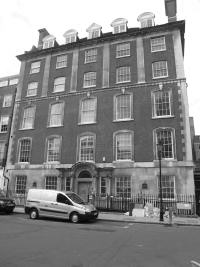
#> input picture asst03_gatsby_image.bmp, 200 x 267 px
$ jupyter execute --allow-errors fourier_transforms.ipynb   (shell and % lines are left out)
#> lines starting #> are read from the running program, lines starting #| are printed output that depends on the picture
# FUN WITH FOURIER

[cell 1]
# notebook for playing with fourier transforms

# import
import numpy as np
import matplotlib.pyplot as plt
import math
import copy
import os
from scipy import misc
import imageio
from scipy import signal
from scipy.fft import fft, fftfreq, ifft2, fft2
np.random.seed(420)
plt.rcParams['image.cmap'] = 'gray'
plt.rcParams['figure.figsize'] = (10.0, 10.0)
plt.rcParams['font.size'] = 22

# 1D Fourier Transforms

[cell 2]
# plot the DFT for a sum of sine waves


# Number of sample points
N = 600
# sample spacing
T = 1.0 / 800.0

# time points
x = np.linspace(0.0, N*T, N, endpoint=False)

# signal at each time point
y = np.sin(50.0 * 2.0*np.pi*x) + 0.5*np.sin(80.0 * 2.0*np.pi*x)

# fourier transform
yf = fft(y)
xf = fftfreq(N, T)[:N//2]

plt.plot(xf, 2.0/N * np.abs(yf[0:N//2]))
plt.grid()
plt.show()
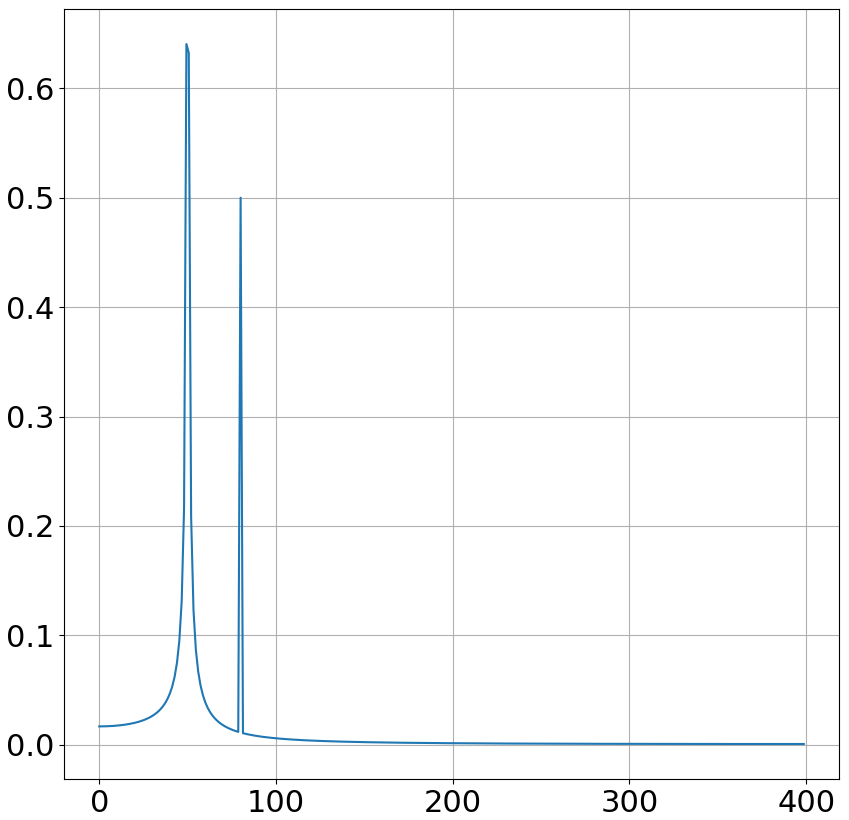
#> figure drawn by matplotlib, 1 panel; curve peaks at x = 49.33, y = 0.641

[cell 3]
# Now show how you can reduce spectral splatter with a better window than a square
# go to https://docs.scipy.org/doc/scipy/reference/signal.windows.html for other windows

from scipy.signal.windows import blackman
# use a window
wind = blackman(N)

# plot the window shape
plt.plot(np.arange(N),wind)
plt.show()
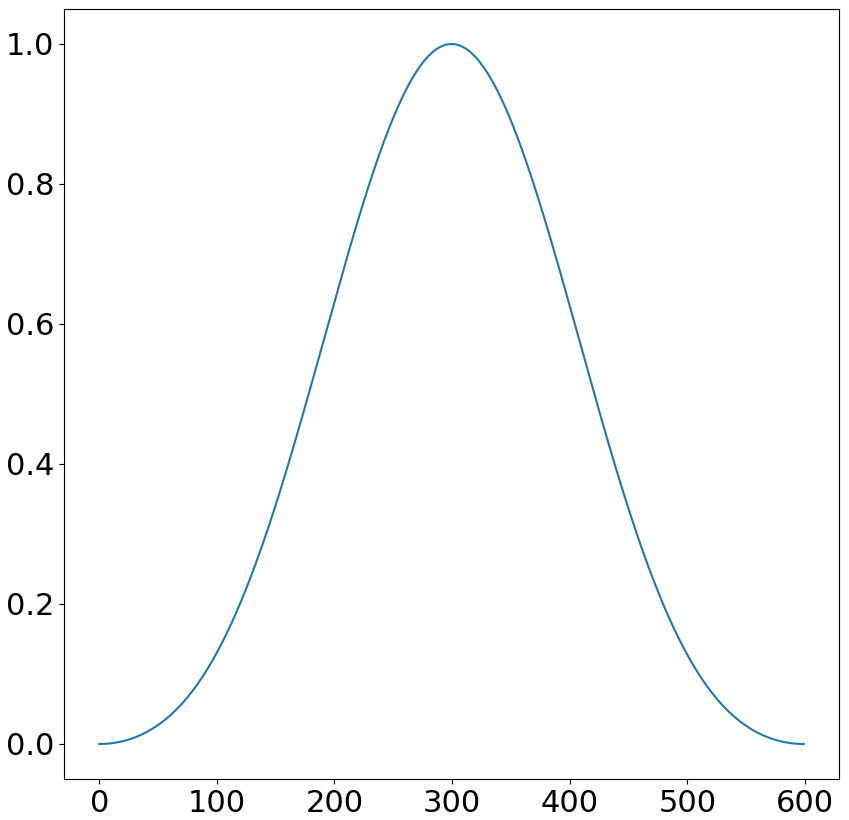
#> figure drawn by matplotlib, 1 panel; curve peaks at x = 299, y = 1

[cell 4]
# plot the signal from above with and without the window
# IN LOG SPACE ON Y AXIS

# ywf is with window fft
ywf = fft(y*wind)
xf = fftfreq(N, T)[:N//2]

# plot
plt.semilogy(xf[1:N//2], 2.0/N * np.abs(yf[1:N//2]), '-b')
plt.semilogy(xf[1:N//2], 2.0/N * np.abs(ywf[1:N//2]), '-r')
plt.legend(['FFT', 'FFT w. window'])
plt.grid()
plt.show()
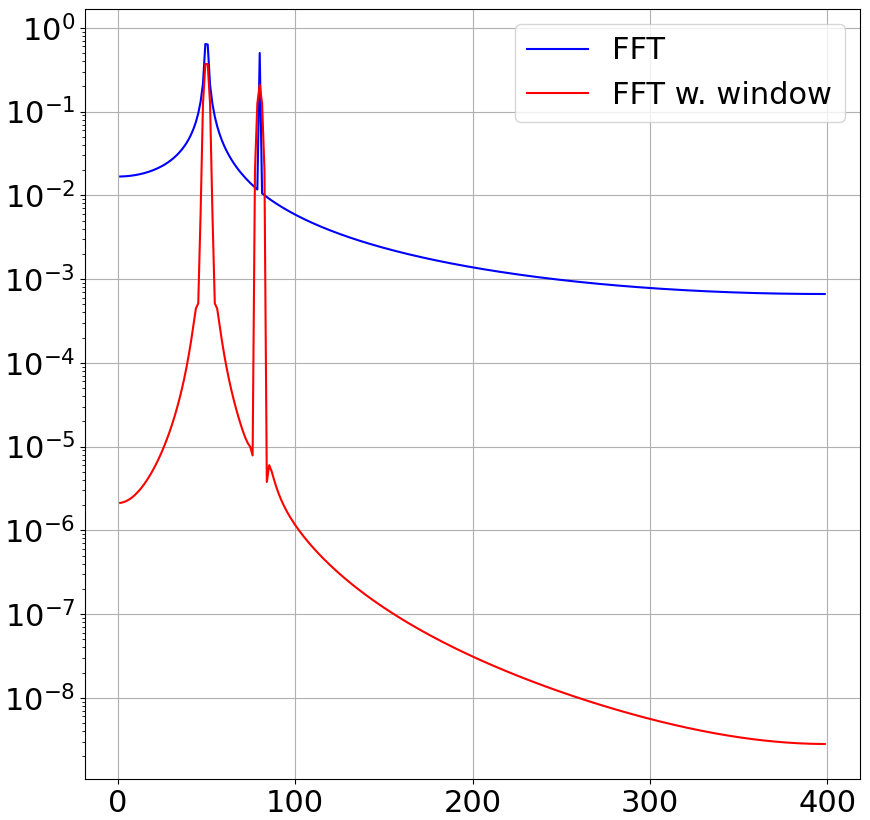
#> figure drawn by matplotlib, 1 panel; curve peaks at x = 49.33, y = 0.641; curve peaks at x = 50.67, y = 0.37

## Implement averaging over multiple segments of your signal

[cell 5]
# try cutting the signal into M segments and fourier transforming each segment

# 2D Fourier Transforms

[cell 6]
# plot 2D waves


# number of samples
N = 30
# frequency
freqx = 5
freqy = 5

# make all zeros except at frequency we want
xf = np.zeros((N,N))
xf[freqy%N, freqx%N] = 1
xf[(N-freqy)%N, (N-freqx)%N] = 1

# perform inverse fourier transform
Z = ifft2(xf)

# plot
f, ((ax1, ax2)) = plt.subplots(1, 2, sharex='col', sharey='row')
ax1.imshow(xf)
ax2.imshow(np.real(Z))
plt.show()
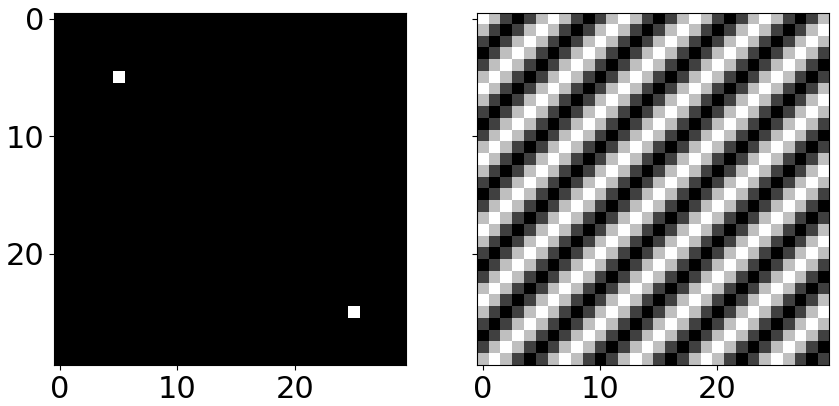
#> figure drawn by matplotlib, 2 panels

## DFT of image

[cell 7]
# load the image

image = imageio.imread('asst03_gatsby_image.bmp')
#> image is the input picture: shape (267, 200); min 0, max 255, mean 137.6
print ("image shape: ", image.shape)
#| image shape:  (267, 200)
plt.imshow(image)
plt.show()

[cell 8]
# 2D fourier transform of image
yf2 = fft2(image)

plt.imshow(np.log(np.abs(yf2)))
plt.show()
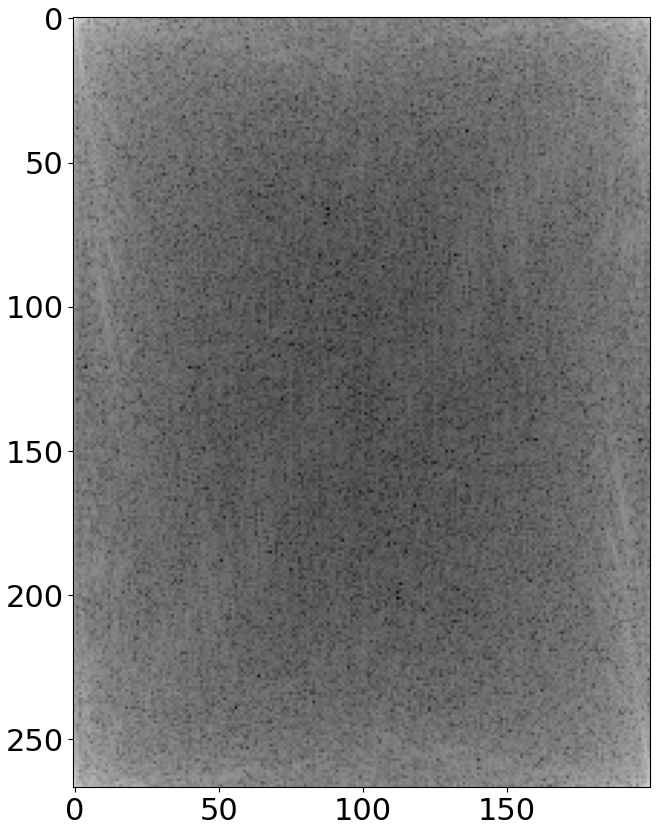
#> figure drawn by matplotlib, 1 panel

[cell 9]
# first modify the fourier transform of the image
mod_yf2 = yf2
mod_yf2[100:,100:] = 0.0
Z2 = ifft2(mod_yf2)

# plot new image
plt.imshow(np.abs(Z2))
plt.show()
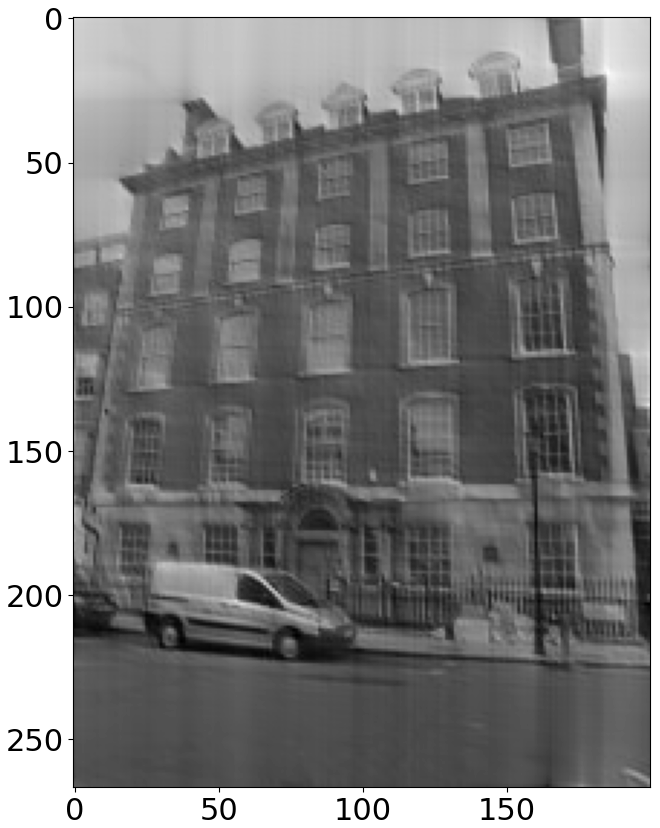
#> figure drawn by matplotlib, 1 panel
